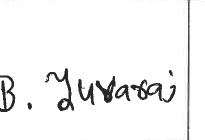
#> input picture data/31-004_01.jpg, 205 x 140 px, given in place of emp.jpg, which was not available
$ python quick_test_fixes.py
#> lines starting #> are read from the running program, lines starting #| are printed output that depends on the picture; after the words box and inside, x2 and y2 are one past the last pixel; in counts of white or black regions, pixels touching at a corner belong together; pictures that were not available may be replaced by others from this repository, and a replacement may not be noted
### classifier.py
import cv2
import numpy as np
from typing import Tuple, Dict, Optional, List
from dataclasses import dataclass
from enum import Enum
import logging
from pathlib import Path

logger = logging.getLogger(__name__)


def load_image_robust(image_path) -> Optional[np.ndarray]:
    ""
#> called with image_path = 'data/emp.jpg'
    path = Path(image_path)


    try:
        img = cv2.imread(str(path))
#> img is the input picture: shape (140, 205, 3); min 31, max 255, mean 243.2
        if img is not None:
            return cv2.cvtColor(img, cv2.COLOR_BGR2RGB)
    except:
        pass

    try:
        from PIL import Image
        try:
            import pillow_heif
            pillow_heif.register_heif_opener()
        except:
            pass

        img_pil = Image.open(path)

        if img_pil.mode in ('RGBA', 'P', 'LA'):
            rgb_img = Image.new('RGB', img_pil.size, (255, 255, 255))
            rgb_img.paste(img_pil, mask=img_pil.split()[-1] if img_pil.mode in ('RGBA', 'LA') else None)
            img_pil = rgb_img
        elif img_pil.mode != 'RGB':
            img_pil = img_pil.convert('RGB')

        return np.array(img_pil)
    except:
        pass

    return None


class ClassResult(Enum):
    ""
    EMPTY = "EMPTY"
    PUNCTUATION = "PUNCT"
    SIGNATURE = "SIGN"
    AMBIGUOUS = "AMBIGUOUS"


@dataclass
class Features:
    ink_ratio: float
    cc_count: int
    largest_cc_area: int
    largest_cc_ratio: float
    aspect_ratio: float
    extent: float
    solidity: float
    circularity: float
    skeleton_length: int
    endpoints_count: int
    branchpoints_count: int
    curvature_turns: int
    complexity_score: float
    is_dot: bool = False
    is_circle: bool = False
    is_line: bool = False
    is_x: bool = False
    is_square: bool = False
    is_check: bool = False
    has_holes: bool = False
    x_projection_entropy: float = 0.0


def preprocess_image(image: np.ndarray, target_size: int = 512) -> Tuple[np.ndarray, np.ndarray]:
    if len(image.shape) == 3:
        if image.shape[2] == 3:
            gray = cv2.cvtColor(image, cv2.COLOR_RGB2GRAY)
        else:
            gray = cv2.cvtColor(image, cv2.COLOR_BGR2GRAY)
    else:
        gray = image.copy()

    h, w = gray.shape
    scale = target_size / min(h, w)
    if abs(scale - 1.0) > 0.01:
        new_w = int(w * scale)
        new_h = int(h * scale)
        gray = cv2.resize(gray, (new_w, new_h), interpolation=cv2.INTER_AREA)


    clahe = cv2.createCLAHE(clipLimit=2.0, tileGridSize=(8, 8))
    gray = clahe.apply(gray)
    gray = cv2.medianBlur(gray, 3)

    _, binary = cv2.threshold(gray, 0, 255, cv2.THRESH_BINARY_INV + cv2.THRESH_OTSU)

    black_ratio = np.sum(binary == 255) / binary.size
    if black_ratio > 0.95:
        binary = 255 - binary

    kernel = cv2.getStructuringElement(cv2.MORPH_ELLIPSE, (3, 3))
    binary = cv2.morphologyEx(binary, cv2.MORPH_OPEN, kernel)

    kernel = cv2.getStructuringElement(cv2.MORPH_ELLIPSE, (2, 2))
    binary = cv2.morphologyEx(binary, cv2.MORPH_CLOSE, kernel, iterations=1)

    return binary, gray


def get_connected_components(binary: np.ndarray) -> List[np.ndarray]:
    ""
    contours, _ = cv2.findContours(binary, cv2.RETR_EXTERNAL, cv2.CHAIN_APPROX_SIMPLE)
    return contours


def compute_ink_metrics(binary: np.ndarray) -> Tuple[float, int, float]:
    ""
    total_pixels = binary.size
    black_pixels = np.sum(binary == 255)  # ok

    ink_ratio = black_pixels / total_pixels if total_pixels > 0 else 0

    contours = get_connected_components(binary)
    min_area = max(5, total_pixels * 0.00005)  # ok

    valid_contours = [c for c in contours if cv2.contourArea(c) >= min_area]
    cc_count = len(valid_contours)

    if valid_contours:
        largest_area = max(cv2.contourArea(c) for c in valid_contours)
    else:
        largest_area = 0

    largest_cc_ratio = largest_area / total_pixels if total_pixels > 0 else 0

    return ink_ratio, cc_count, largest_cc_ratio


def skeletonize(binary: np.ndarray, max_iterations: int = 5) -> np.ndarray:
    ""
    skeleton = binary.copy()
    kernel = cv2.getStructuringElement(cv2.MORPH_ELLIPSE, (2, 2))

    for _ in range(max_iterations):
        eroded = cv2.erode(skeleton, kernel, iterations=1)
        dilated = cv2.dilate(eroded, kernel, iterations=1)
        skeleton = cv2.subtract(skeleton, dilated)

    return skeleton


def count_skeleton_endpoints_and_branchpoints(skeleton: np.ndarray) -> Tuple[int, int]:

    padded = cv2.copyMakeBorder(skeleton, 1, 1, 1, 1, cv2.BORDER_CONSTANT, value=0)

    endpoints = 0
    branchpoints = 0

    for y in range(1, padded.shape[0] - 1):
        for x in range(1, padded.shape[1] - 1):
            if padded[y, x] == 255:
                neighbors = np.sum(padded[y-1:y+2, x-1:x+2] == 255) - 1
                if neighbors == 1:
                    endpoints += 1
                elif neighbors >= 3:
                    branchpoints += 1

    return endpoints, branchpoints


def count_skeleton_length(skeleton: np.ndarray) -> int:
    return np.sum(skeleton == 255)


def estimate_curvature_turns(skeleton: np.ndarray) -> int:
    skel_points = np.where(skeleton == 255)

    if len(skel_points[0]) < 3:
        return 0

    points = list(zip(skel_points[1], skel_points[0]))  # ok

    if len(points) < 3:
        return 0

    turns = 0
    prev_dir = None

    for i in range(1, len(points) - 1):
        p1, p2, p3 = points[i-1], points[i], points[i+1]

        dx1 = p2[0] - p1[0]
        dy1 = p2[1] - p1[1]

        dx2 = p3[0] - p2[0]
        dy2 = p3[1] - p2[1]

        dir1 = np.arctan2(dy1, dx1) if (dx1 or dy1) else None
        dir2 = np.arctan2(dy2, dx2) if (dx2 or dy2) else None

        if dir1 is not None and dir2 is not None:
            angle_diff = abs(dir2 - dir1)
            if angle_diff > np.pi:
                angle_diff = 2 * np.pi - angle_diff

            if angle_diff > 0.3:
                turns += 1

    return turns


def compute_complexity_score(
    branchpoints: int,
    endpoints: int,
    curvature_turns: int,
    skeleton_length: int
) -> float:
    E = max(endpoints - 2, 0)
    B = branchpoints
    C = curvature_turns
    L = max(skeleton_length, 1)


    L_normalized = min(L / 100, 10)
    score = 1.0 * B + 0.5 * E + 0.1 * C + 0.1 * L_normalized

    return score


def compute_shape_descriptors(
    contour: np.ndarray, binary: np.ndarray, total_pixels: int
) -> Dict:

    area = cv2.contourArea(contour)

    if area < 5:
        return None

    x, y, w, h = cv2.boundingRect(contour)
    aspect_ratio = w / h if h > 0 else 0


    rect_area = w * h
    extent = area / rect_area if rect_area > 0 else 0

    hull = cv2.convexHull(contour)
    hull_area = cv2.contourArea(hull)
    solidity = area / hull_area if hull_area > 0 else 0


    perimeter = cv2.arcLength(contour, True)
    circularity = 4 * np.pi * area / (perimeter ** 2) if perimeter > 0 else 0


    has_holes = False

    return {
        "area": area,
        "aspect_ratio": aspect_ratio,
        "extent": extent,
        "solidity": solidity,
        "circularity": circularity,
        "perimeter": perimeter,
        "width": w,
        "height": h,
        "has_holes": has_holes,
    }


def detect_dot(desc: Dict) -> bool:
    if desc is None:
        return False

    return (
        desc["area"] < 10000
        and desc["circularity"] > 0.7
        and desc["solidity"] > 0.85
    )


def detect_circle(desc: Dict) -> bool:
    if desc is None:
        return False

    return (
        desc["circularity"] > 0.75
        and desc["solidity"] > 0.7
        and desc["aspect_ratio"] > 0.7 and desc["aspect_ratio"] < 1.3
    )


def detect_line(desc: Dict, branchpoints: int = 0) -> bool:
    if desc is None:
        return False


    if branchpoints > 0:
        return False

    ar = desc["aspect_ratio"]

    return (ar > 6.0 or ar < 0.16) and desc["solidity"] > 0.6


def detect_x(desc: Dict, skel_endpoints: int, skel_branchpoints: int, skel_turns: int) -> bool:
    if desc is None:
        return False

    return (
        skel_endpoints == 4
        and skel_branchpoints >= 1
        and skel_turns >= 2
    )


def detect_square(desc: Dict) -> bool:
    if desc is None:
        return False

    ar = desc["aspect_ratio"]

    return (
        0.7 < ar < 1.3
        and desc["extent"] > 0.7
        and desc["solidity"] > 0.75
    )


def detect_check(desc: Dict, skel_endpoints: int, skel_branchpoints: int) -> bool:
    if desc is None:
        return False

    return (
        skel_endpoints in [2, 3]
        and skel_branchpoints == 1
        and desc["aspect_ratio"] > 0.5
    )


def compute_x_projection_entropy(binary: np.ndarray) -> float:
    proj = np.sum(binary == 255, axis=0)

    if np.sum(proj) == 0:
        return 0.0

    proj_normalized = proj / np.sum(proj)
    entropy = -np.sum(proj_normalized[proj_normalized > 0] * np.log(proj_normalized[proj_normalized > 0]))

    return entropy


def extract_features(image: np.ndarray) -> Features:
    binary, gray = preprocess_image(image)
#> in preprocess_image, `gray = cv2.resize(gray, (new_w, new_h), interpolation=cv2.INTER_AREA)`:
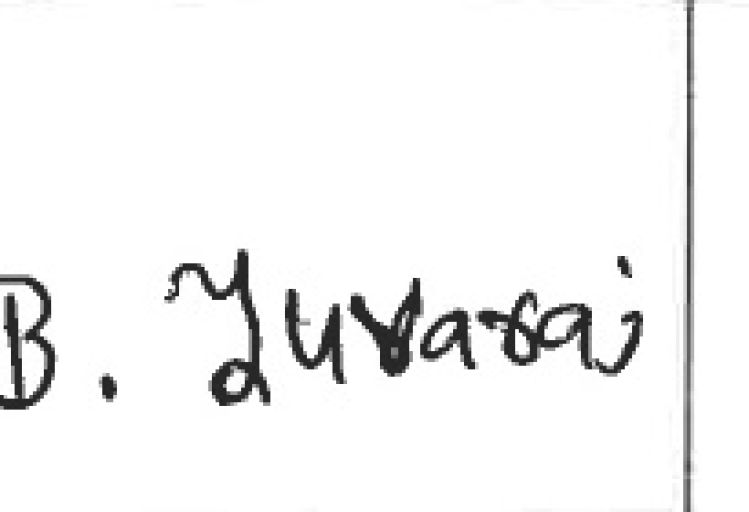
#> gray: shape (512, 749); min 31, max 255, mean 243.2
#> in preprocess_image, `_, binary = cv2.threshold(gray, 0, 255, cv2.THRESH_BINARY_INV + cv2.TH..`:
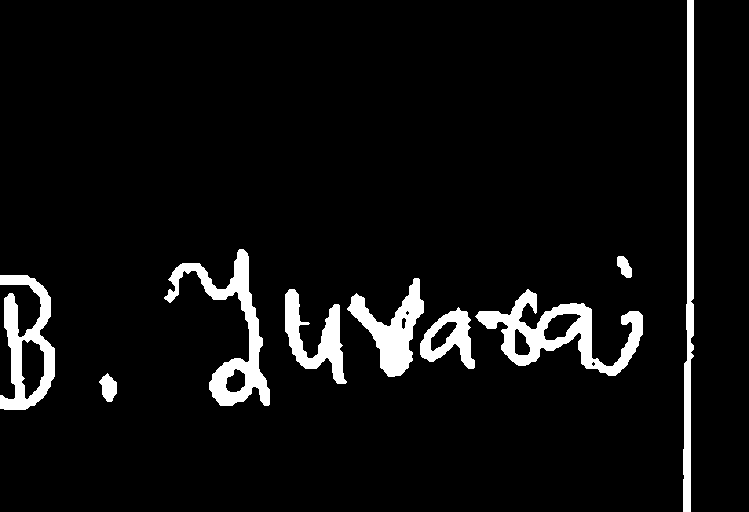
#> binary: shape (512, 749); 6.1% white; 9 white regions, largest, box (x1, y1, x2, y2) and area: (475, 289, 643, 376) 4744, (164, 249, 270, 406) 4176, (683, 0, 694, 512) 3618
#> in preprocess_image, `black_ratio = np.sum(binary == 255) / binary.size`: black_ratio = 0.0614
#> in preprocess_image, `binary = cv2.morphologyEx(binary, cv2.MORPH_CLOSE, kernel, iterations=1)`:
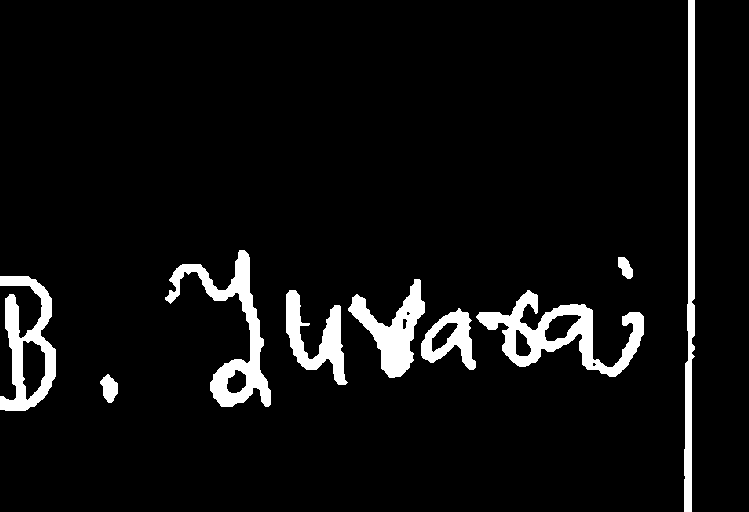
#> binary: shape (512, 749); 6.2% white; 9 white regions

    ink_ratio, cc_count, largest_cc_ratio = compute_ink_metrics(binary)
#> in compute_ink_metrics, `black_pixels = np.sum(binary == 255)`: black_pixels = 23591
#> in compute_ink_metrics, `ink_ratio = black_pixels / total_pixels if total_pixels > 0 else 0`: ink_ratio = 0.0615
#> in get_connected_components, `contours, _ = cv2.findContours(binary, cv2.RETR_EXTERNAL, cv2.CHAIN_AP..`: contours = 9 contours; largest, box (x1, y1, x2, y2) and area: (476, 290, 644, 377) 5274, (165, 250, 271, 407) 4192, (0, 276, 56, 411) 4181, (684, 0, 695, 512) 3092, (348, 279, 425, 378) 2911
#> in compute_ink_metrics, `valid_contours = [c for c in contours if cv2.contourArea(c) >= min_area]`: valid_contours has the same summary as contours in get_connected_components
#> in compute_ink_metrics, `cc_count = len(valid_contours)`: cc_count = 9
#> in compute_ink_metrics, `largest_area = max(cv2.contourArea(c) for c in valid_contours)`: largest_area = 5274.5
#> in compute_ink_metrics, `largest_cc_ratio = largest_area / total_pixels if total_pixels > 0 els..`: largest_cc_ratio = 0.0138
#> ink_ratio = 0.0615; cc_count = 9; largest_cc_ratio = 0.0138

    contours = get_connected_components(binary)
    min_area = max(5, binary.size * 0.00005)
    valid_contours = [c for c in contours if cv2.contourArea(c) >= min_area]
#> valid_contours has the same summary as contours in get_connected_components

    if valid_contours:
        largest_contour = max(valid_contours, key=cv2.contourArea)
#> largest_contour = contour of 220 points, box (x1, y1, x2, y2) (476, 290, 644, 377), area 5274
        largest_cc_area = cv2.contourArea(largest_contour)
#> largest_cc_area = 5274.5
        shape_desc = compute_shape_descriptors(largest_contour, binary, binary.size)
#> in compute_shape_descriptors, `x, y, w, h = cv2.boundingRect(contour)`: x = 476; y = 290; w = 168; h = 87
#> in compute_shape_descriptors, `aspect_ratio = w / h if h > 0 else 0`: aspect_ratio = 1.93
#> in compute_shape_descriptors, `rect_area = w * h`: rect_area = 14616
#> in compute_shape_descriptors, `extent = area / rect_area if rect_area > 0 else 0`: extent = 0.361
#> in compute_shape_descriptors, `hull = cv2.convexHull(contour)`: hull = contour of 19 points, box (x1, y1, x2, y2) (476, 290, 644, 377), area 10168
#> in compute_shape_descriptors, `hull_area = cv2.contourArea(hull)`: hull_area = 10167.5
#> in compute_shape_descriptors, `solidity = area / hull_area if hull_area > 0 else 0`: solidity = 0.519
#> in compute_shape_descriptors, `perimeter = cv2.arcLength(contour, True)`: perimeter = 739.5
#> in compute_shape_descriptors, `circularity = 4 * np.pi * area / (perimeter ** 2) if perimeter > 0 els..`: circularity = 0.121
#> shape_desc = 9 items
    else:
        largest_cc_area = 0
        shape_desc = None

    aspect_ratio = shape_desc["aspect_ratio"] if shape_desc else 0
#> aspect_ratio = 1.93
    extent = shape_desc["extent"] if shape_desc else 0
#> extent = 0.361
    solidity = shape_desc["solidity"] if shape_desc else 0
#> solidity = 0.519
    circularity = shape_desc["circularity"] if shape_desc else 0
#> circularity = 0.121


    skeleton = skeletonize(binary)
#> the loop in skeletonize, `for _ in range(max_iterations):` made 5 passes
#> pass 1, in skeletonize, `eroded = cv2.erode(skeleton, kernel, iterations=1)`:
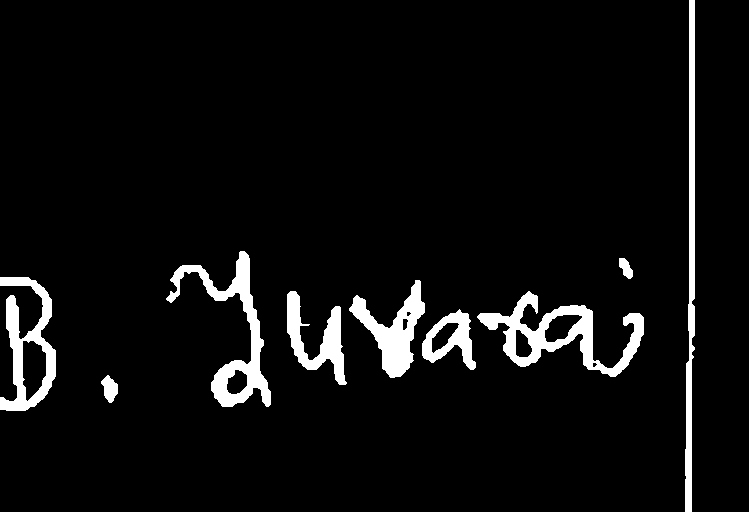
#> eroded: shape (512, 749); 5.5% white; 9 white regions, largest, box (x1, y1, x2, y2) and area: (477, 291, 644, 377) 4299, (166, 251, 271, 407) 3791, (0, 277, 56, 411) 3110
#> pass 1, in skeletonize, `dilated = cv2.dilate(eroded, kernel, iterations=1)`:
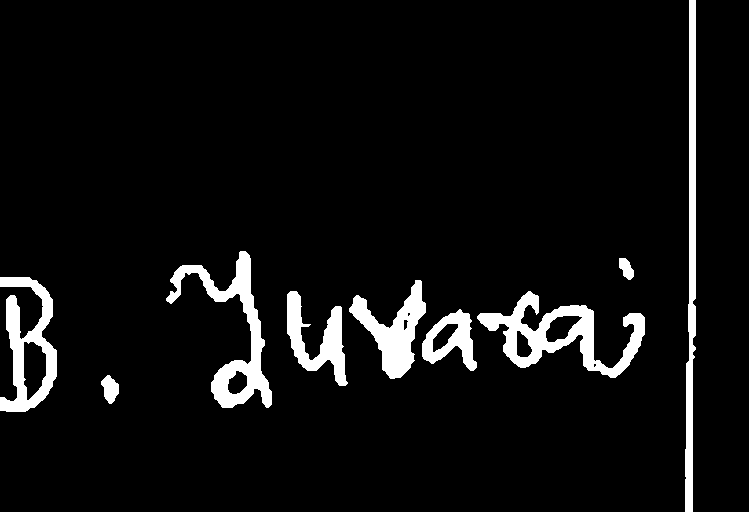
#> dilated: shape (512, 749); 6.2% white; 9 white regions, largest, box (x1, y1, x2, y2) and area: (477, 291, 645, 378) 4771, (166, 251, 272, 408) 4195, (685, 0, 696, 512) 3604
    skeleton_length = count_skeleton_length(skeleton)
#> skeleton_length = 1819
    endpoints, branchpoints = count_skeleton_endpoints_and_branchpoints(skeleton)
#> (the rest of the program and of its run is left out)
